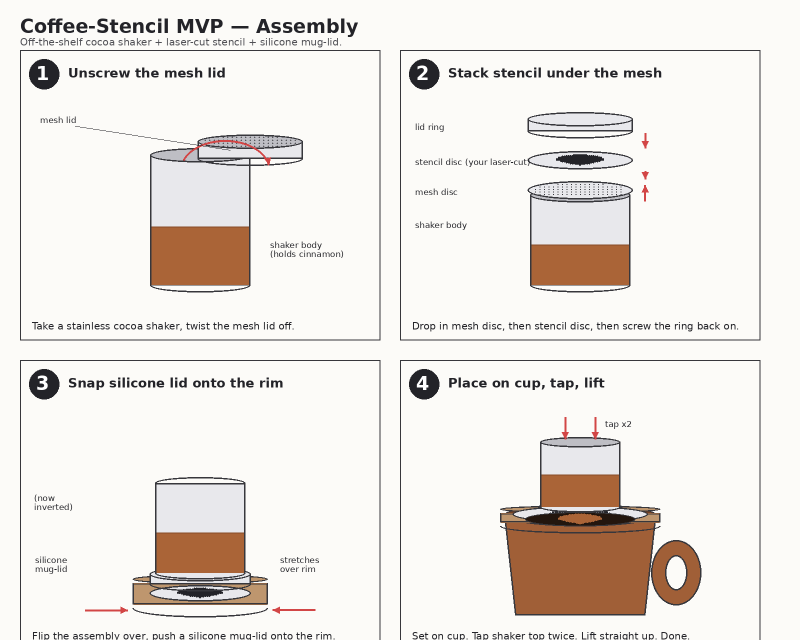
#> input picture assembly_steps.png, 1600 x 1280 px, given in place of 69a53316-1000669511.jpg, which was not available (shown at 1/2 size)
$ python mockup.py
#> lines starting #> are read from the running program, lines starting #| are printed output that depends on the picture; pictures that were not available may be replaced by others from this repository, and a replacement may not be noted
"""Render a mockup of the coffee-stencil result onto the user's wooden mug."""

from __future__ import annotations

import math
import random
from pathlib import Path

from PIL import Image, ImageDraw, ImageFilter

MUG = Path("/root/.claude/uploads/40f7e828-d046-4e41-9079-3fded5919702/69a53316-1000669511.jpg")
OUT = Path("/home/user/hello-world/mockup.png")

# Rim ellipse measured on the source photo (1078x1074 px).
RIM_CX, RIM_CY = 538, 222
RIM_RX, RIM_RY = 318, 73
INNER_SHRINK = 6  # coffee sits inside the wood wall
PATTERN_BITMAP = 400  # internal resolution for the pattern silhouette


def draw_coffee(base: Image.Image) -> None:
    """Paint a near-black espresso surface inside the rim cavity."""
    cx, cy = RIM_CX, RIM_CY
    rx, ry = RIM_RX - INNER_SHRINK, RIM_RY - INNER_SHRINK

    coffee = Image.new("RGBA", base.size, (0, 0, 0, 0))
#> coffee: PIL image 1600x1280 RGBA; every value is 0
    cd = ImageDraw.Draw(coffee)
    cd.ellipse((cx - rx, cy - ry, cx + rx, cy + ry), fill=(28, 16, 9, 255))

    # Specular highlight crescent near the back rim only.
    hl = Image.new("RGBA", base.size, (0, 0, 0, 0))
    hd = ImageDraw.Draw(hl)
    hd.ellipse(
        (cx - rx * 0.6, cy - ry + 3, cx + rx * 0.6, cy - ry + 22),
        fill=(150, 100, 65, 95),
    )
    hl = hl.filter(ImageFilter.GaussianBlur(8))
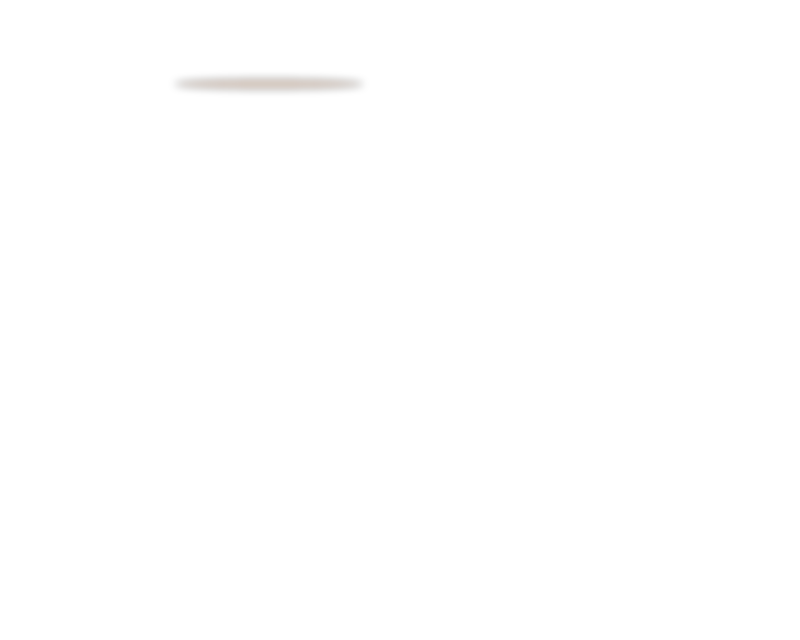
#> hl: PIL image 1600x1280 RGBA (shown at 1/2 size); mean R, G, B, A 0.4, 0.3, 0.2, 0.3; transparent parts drawn white
    coffee.alpha_composite(hl)
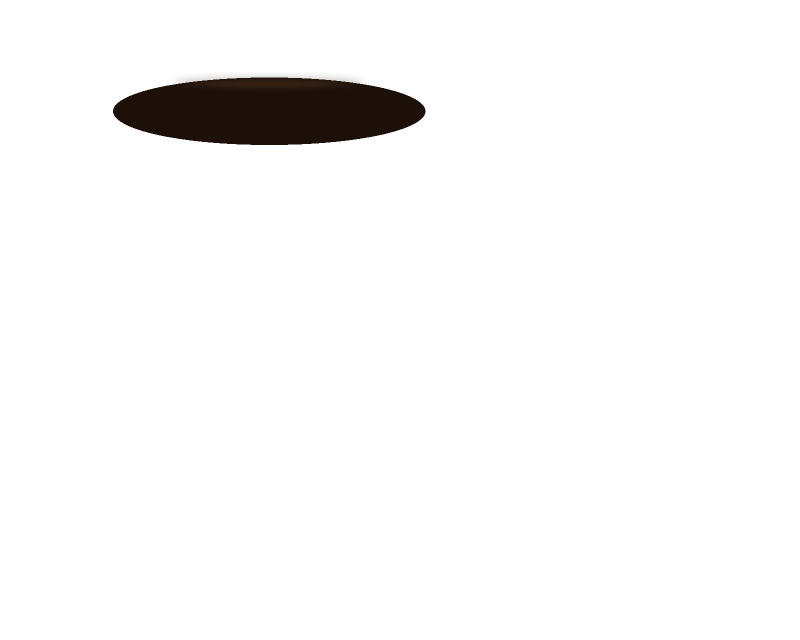
#> coffee: PIL image 1600x1280 RGBA (shown at 1/2 size); mean R, G, B, A 1, 0.6, 0.3, 8.3; transparent parts drawn white

    base.alpha_composite(coffee)
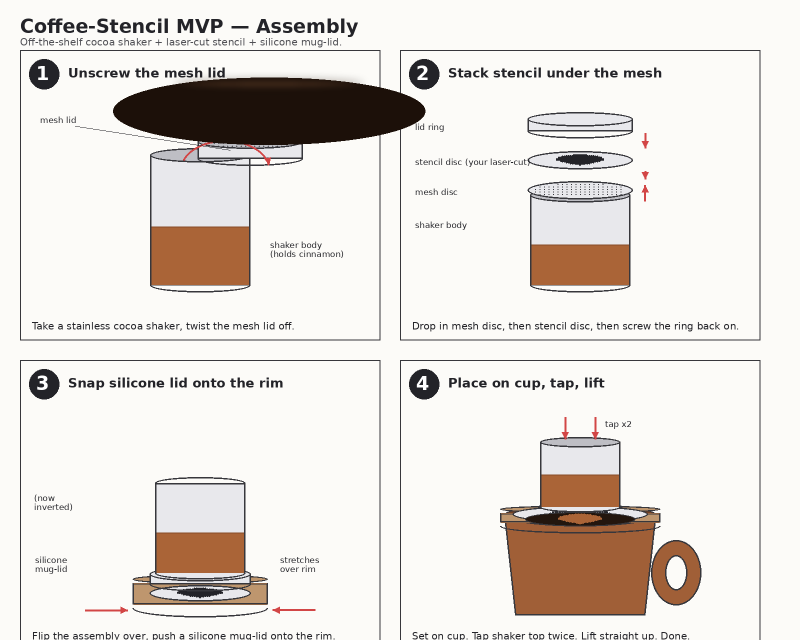
#> base: PIL image 1600x1280 RGBA (shown at 1/2 size); mean R, G, B, A 228.6, 223.1, 218.3, 255


def make_heart_mask(size: int) -> Image.Image:
    """Return a grayscale heart silhouette: 255 inside, 0 outside, soft edges."""
#> called with size = 400
    img = Image.new("L", (size, size), 0)
#> img: PIL image 400x400 L; every value is 0
    d = ImageDraw.Draw(img)
    cx = cy = size / 2
    scale = size * 0.42
    pts = []
    steps = 240
    for i in range(steps):
        t = i / steps * math.tau
        x = 16 * math.sin(t) ** 3
        y = -(13 * math.cos(t) - 5 * math.cos(2 * t)
              - 2 * math.cos(3 * t) - math.cos(4 * t))
        pts.append((cx + x / 17 * scale, cy + y / 17 * scale))
    d.polygon(pts, fill=255)
    return img.filter(ImageFilter.GaussianBlur(size * 0.012))
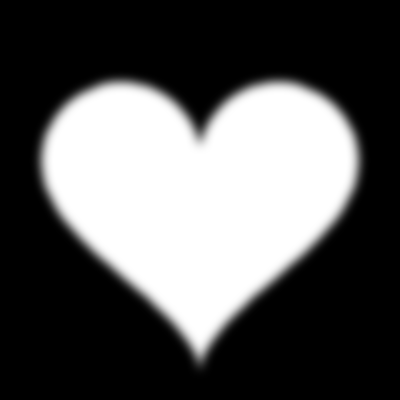
#> returned value: PIL image 400x400 L; min 0, max 255, mean 88.6


def draw_pattern(base: Image.Image) -> None:
    """Halftone-dust a heart into the coffee, perspective-matched to the rim."""
    cx, cy = RIM_CX, RIM_CY
    rx, ry = RIM_RX - INNER_SHRINK - 8, RIM_RY - INNER_SHRINK - 6
    squash = ry / rx

    pattern_radius_mm = 30.0
    grid_mm = 1.6
    px_per_mm = rx / 38.0  # rim ~76 mm wide

    mask = make_heart_mask(PATTERN_BITMAP)
    mpx = mask.load()
    msz = PATTERN_BITMAP

    overlay = Image.new("RGBA", base.size, (0, 0, 0, 0))
    od = ImageDraw.Draw(overlay)

    rng = random.Random(11)
    n = int(pattern_radius_mm / grid_mm) + 1
    for row in range(-n, n + 1):
        y_mm = row * grid_mm
        x_shift = grid_mm / 2.0 if row % 2 else 0.0
        for col in range(-n, n + 1):
            x_mm = col * grid_mm + x_shift
            u = x_mm / pattern_radius_mm
            v = y_mm / pattern_radius_mm
            if u * u + v * v > 1.0:
                continue
            mx = int((u * 0.5 + 0.5) * (msz - 1))
            my = int((v * 0.5 + 0.5) * (msz - 1))
            darkness = mpx[mx, my] / 255.0
            if darkness <= 0.08:
                continue

            px = cx + x_mm * px_per_mm + rng.uniform(-0.5, 0.5)
            py = cy + y_mm * px_per_mm * squash + rng.uniform(-0.4, 0.4)

            r_mm = 0.35 + 0.55 * darkness
            r_px = max(1.4, r_mm * px_per_mm)
            shade = int(160 + rng.uniform(-18, 18))
            color = (shade, int(shade * 0.55), int(shade * 0.28), 245)
            od.ellipse(
                (px - r_px, py - r_px * squash, px + r_px, py + r_px * squash),
                fill=color,
            )

    overlay = overlay.filter(ImageFilter.GaussianBlur(0.7))
    base.alpha_composite(overlay)


def draw_label(base: Image.Image) -> None:
    """Tiny corner caption."""
    d = ImageDraw.Draw(base)
    d.rectangle((20, base.height - 60, 360, base.height - 20), fill=(0, 0, 0, 160))
    d.text((34, base.height - 52), "Coffee Stencil — cinnamon halftone heart",
           fill=(240, 230, 210, 255))


def main() -> None:
    base = Image.open(MUG).convert("RGBA")
    draw_coffee(base)
    draw_pattern(base)
    draw_label(base)
    base.convert("RGB").save(OUT, "PNG", optimize=True)
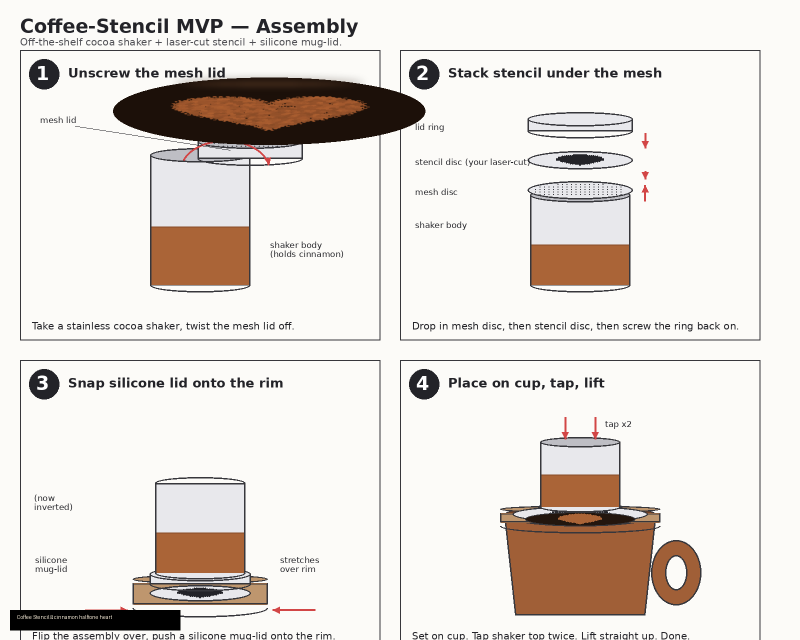
#> saved as mockup.png: PIL image 1600x1280 RGB (shown at 1/2 size); mean R, G, B 228, 222.1, 217
    print(f"Wrote {OUT}")


if __name__ == "__main__":
    main()
